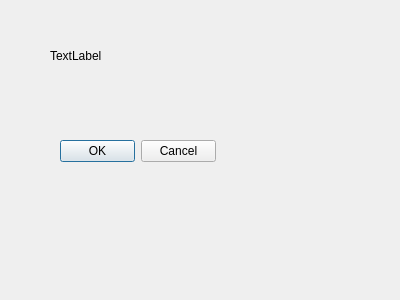
<?xml version="1.0" encoding="UTF-8"?>
<ui version="4.0">
 <class>Form</class>
 <widget class="QWidget" name="Form">
  <property name="geometry">
   <rect>
    <x>0</x>
    <y>0</y>
    <width>400</width>
    <height>300</height>
   </rect>
  </property>
  <property name="windowTitle">
   <string>Form</string>
  </property>
  <widget class="QLabel" name="ConfirmMessage">
   <property name="geometry">
    <rect>
     <x>50</x>
     <y>20</y>
     <width>311</width>
     <height>71</height>
    </rect>
   </property>
   <property name="text">
    <string>TextLabel</string>
   </property>
  </widget>
  <widget class="QDialogButtonBox" name="buttonBox">
   <property name="geometry">
    <rect>
     <x>60</x>
     <y>140</y>
     <width>156</width>
     <height>23</height>
    </rect>
   </property>
   <property name="standardButtons">
    <set>QDialogButtonBox::Cancel|QDialogButtonBox::Ok</set>
   </property>
  </widget>
 </widget>
 <resources/>
 <connections/>
</ui>
